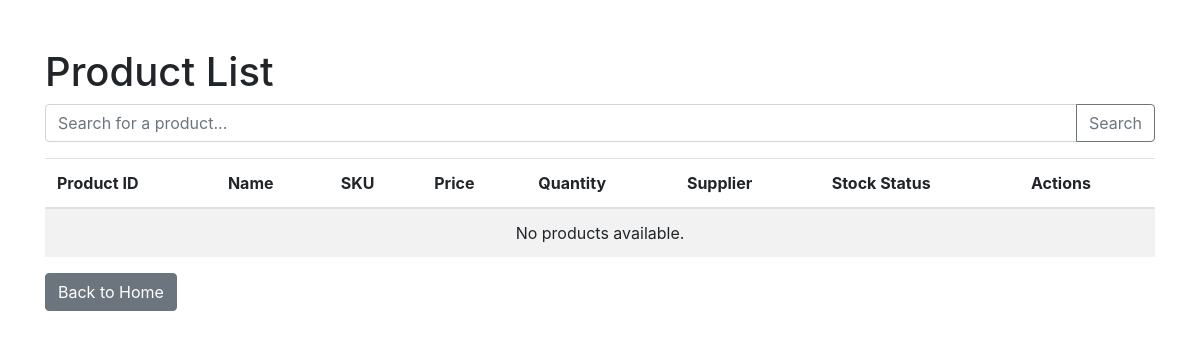
The app's page /list/, older data.
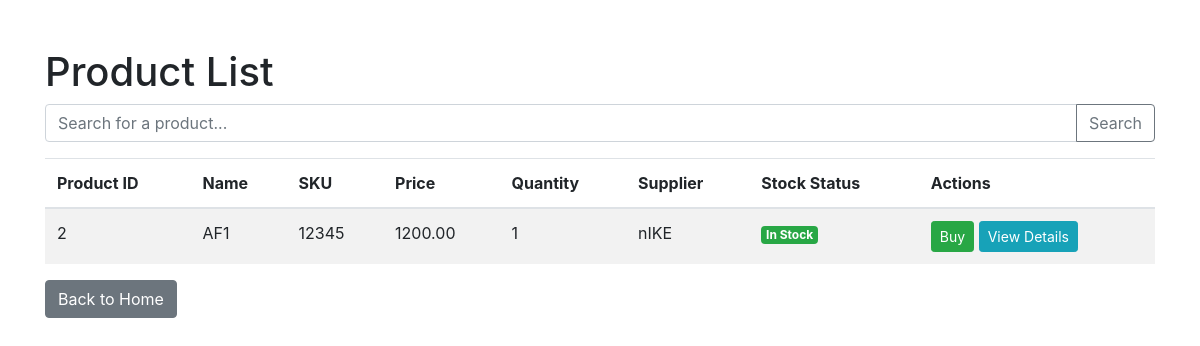
The same page, newer data.
### invApp/models.py (models this page shows, shortened)
class Product(models.Model):
    product_id = models.AutoField(primary_key=True)  # Use this if you want to explicitly define product_id as the PK
    name = models.CharField(max_length=100)
    sku = models.CharField(max_length=100)
    price = models.DecimalField(max_digits=10, decimal_places=2)
    quantity = models.IntegerField()
    supplier = models.CharField(max_length=100)
    quantity = models.PositiveIntegerField()

### invApp/views.py (the view)
# urls.py: path('list/', views.product_list_view, name="product_list"),  # Authenticated users
def product_list_view(request):
    products = Product.objects.all()
    return render(request, 'invApp/product_list.html', {'products': products})

### invApp/templates/invApp/product_list.html (shortened to what this page needs)
<!DOCTYPE html>
<html lang="en">
<head>
    <link rel="stylesheet" href="https://stackpath.bootstrapcdn.com/bootstrap/4.5.2/css/bootstrap.min.css">
</head>
<body>
    <div class="container mt-5">
        <h1>Product List</h1>
        <form method="GET" action="{% url 'product_list' %}">
            <div class="input-group mb-3">
                <input type="text" name="query" class="form-control" placeholder="Search for a product...">
                <div class="input-group-append">
                    <button class="btn btn-outline-secondary" type="submit">Search</button>
                </div>
            </div>
        </form>
        <table class="table table-striped">
            <thead>
                <tr>
                    <th>Product ID</th>
                    <th>Name</th>
                    <th>SKU</th>
                    <th>Price</th>
                    <th>Quantity</th>
                    <th>Supplier</th>
                    <th>Stock Status</th>
                    <th>Actions</th>
                </tr>
            </thead>
            <tbody>
                {% for product in products %}
                <tr>
                    <td>{{ product.product_id }}</td>
                    <td>{{ product.name }}</td>
                    <td>{{ product.sku }}</td>
                    <td>{{ product.price }}</td>
                    <td>{{ product.quantity }}</td>
                    <td>{{ product.supplier }}</td>
                    <td>
                        {% if product.quantity > 0 %}
                            <span class="badge badge-success">In Stock</span>
                        {% else %}
                            <span class="badge badge-danger">Out of Stock</span>
                        {% endif %}
                    </td>
                    <td>
                        {% if request.user.is_authenticated %}
                            <a href="{% url 'product_update' product.product_id %}" class="btn btn-warning btn-sm">Update</a>
                            <a href="{% url 'product_delete' product.product_id %}" class="btn btn-danger btn-sm">Delete</a>
                        {% else %}
                            <a href="#" class="btn btn-success btn-sm">Buy</a>
                        {% endif %}
                        <a href="{% url 'product_detail' product.product_id %}" class="btn btn-info btn-sm">View Details</a>
                    </td>
                </tr>
                {% empty %}
                <tr>
                    <td colspan="8" class="text-center">No products available.</td>
                </tr>
                {% endfor %}
            </tbody>
        </table>
        <div class="mt-3">
            <a href="{% url 'home' %}" class="btn btn-secondary">Back to Home</a>
        </div>
    </div>
</body>
</html>

Row changes from the older to the newer data that the page shows:
added Product: product_id "2", name "AF1", sku "12345", price "1200.00", quantity "1", supplier "nIKE", shows "In Stock"
Text that changed along with them:
text no longer shown: "No products available."
